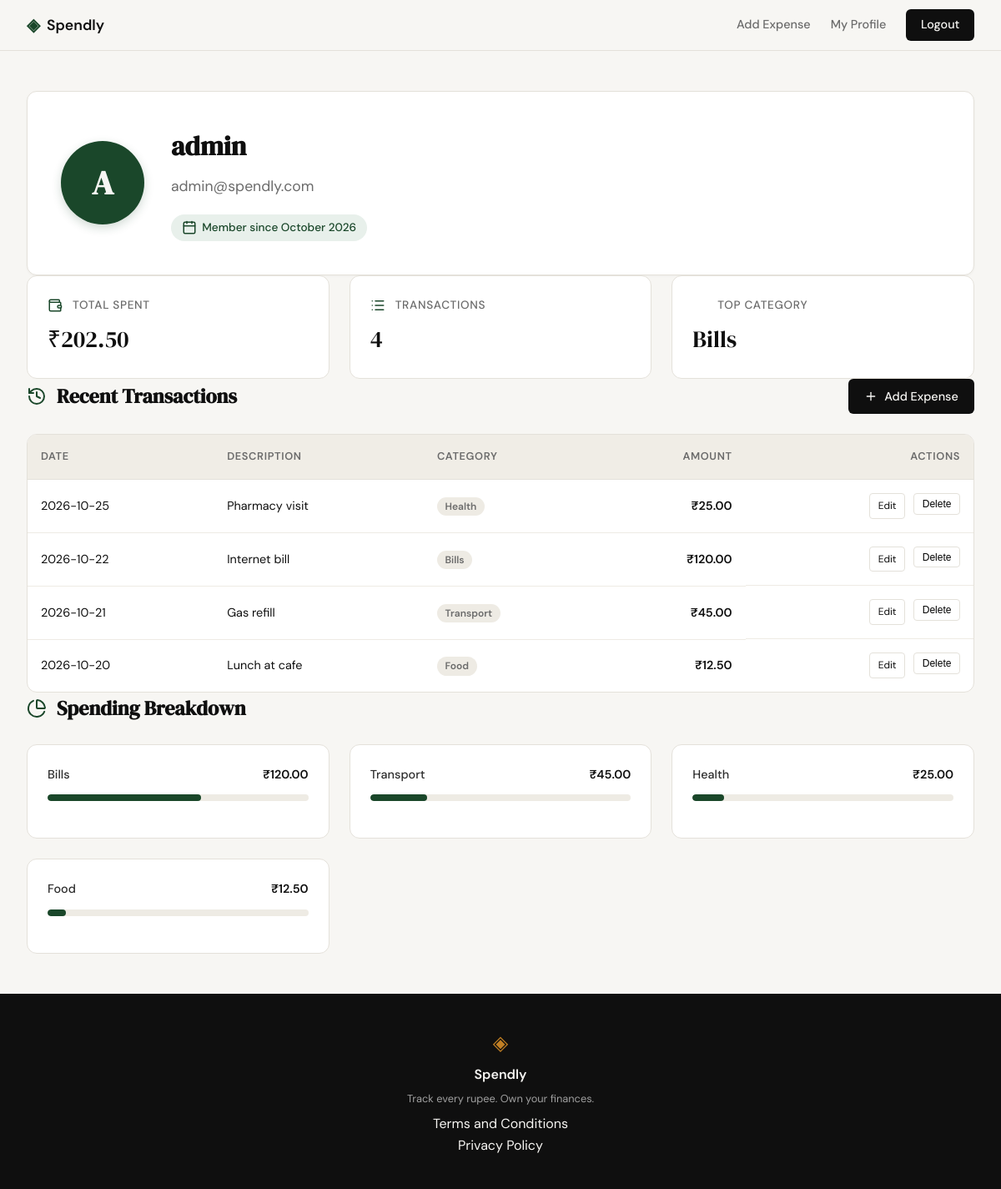
Screenshot of /profile (signed in) with the database file from the repository.
### tables this page shows
CREATE TABLE users (
                id INTEGER PRIMARY KEY AUTOINCREMENT,
                username TEXT UNIQUE NOT NULL,
                password TEXT NOT NULL,
                email TEXT UNIQUE NOT NULL,
                created_at TEXT DEFAULT (datetime('now'))
            );

CREATE TABLE expenses (
                id INTEGER PRIMARY KEY AUTOINCREMENT,
                user_id INTEGER NOT NULL,
                amount REAL NOT NULL,
                category TEXT NOT NULL,
                description TEXT,
                date TEXT NOT NULL,
                created_at TEXT DEFAULT (datetime('now')),
                FOREIGN KEY (user_id) REFERENCES users (id) ON DELETE CASCADE
            );

### app.py (the view)
@app.route("/profile")
@login_required
def profile():
    user_id = session.get('user_id')
    date_from = request.args.get('date_from')
    date_to = request.args.get('date_to')
    preset = request.args.get('preset')
    today = datetime.now()
    if preset == 'this_month':
        date_to = today.strftime('%Y-%m-%d')
        date_from = today.replace(day=1).strftime('%Y-%m-%d')
    elif preset == 'last_3':
        date_to = today.strftime('%Y-%m-%d')
        date_from = (today - timedelta(days=90)).strftime('%Y-%m-%d')
    elif preset == 'last_6':
        date_to = today.strftime('%Y-%m-%d')
        date_from = (today - timedelta(days=180)).strftime('%Y-%m-%d')
    elif preset == 'all':
        date_from = date_to = None
    valid_from = None
    valid_to = None
    try:
        if date_from:
            datetime.strptime(date_from, '%Y-%m-%d')
            valid_from = date_from
        if date_to:
            datetime.strptime(date_to, '%Y-%m-%d')
            valid_to = date_to
    except ValueError:
        valid_from = valid_to = None
    if valid_from and valid_to and valid_from > valid_to:
        flash("Start date must be before end date.", "error")
        valid_from = valid_to = None
    user = get_user_by_id(user_id)
    stats = get_summary_stats(user_id, valid_from, valid_to)
    transactions = get_recent_transactions(user_id, date_from=valid_from, date_to=valid_to)
    categories = get_category_breakdown(user_id, valid_from, valid_to)
    return render_template(
        "profile.html",
        user=user,
        stats=stats,
        transactions=transactions,
        categories=categories,
        date_from=valid_from,
        date_to=valid_to,
        active_preset=preset
    )

### app.py (called while the page is built)
def login_required(f):
    @wraps(f)
    def decorated_function(*args, **kwargs):
        if 'user_id' not in session:
            flash("Please log in to access this page.", "error")
            return redirect(url_for('login'))
        return f(*args, **kwargs)
    return decorated_function

### database/db.py (called while the page is built)
def get_db():
    conn = sqlite3.connect(DATABASE, factory=_ClosingConnection)
    conn.row_factory = sqlite3.Row
    conn.execute("PRAGMA foreign_keys = ON;")
    return conn

    def __exit__(self, exc_type, exc_value, traceback):
        try:
            return super().__exit__(exc_type, exc_value, traceback)
        finally:
            self.close()

### database/queries.py (called while the page is built)
def get_user_by_id(user_id):
    with get_db() as conn:
        user = conn.execute(
            "SELECT username, email, created_at FROM users WHERE id = ?",
            (user_id,)
        ).fetchone()
        if not user:
            return None
        try:
            dt = datetime.strptime(user['created_at'], '%Y-%m-%d %H:%M:%S')
            member_since = dt.strftime('%B %Y')
        except (ValueError, TypeError):
            member_since = "Unknown"
        return {
            "name": user['username'],
            "email": user['email'],
            "member_since": member_since
        }

def get_recent_transactions(user_id, limit=10, date_from=None, date_to=None):
    with get_db() as conn:
        query = "SELECT id, date, description, category, amount FROM expenses WHERE user_id = ?"
        params = [user_id]
        if date_from and date_to:
            query += " AND date BETWEEN ? AND ?"
            params.extend([date_from, date_to])
        query += " ORDER BY date DESC, created_at DESC LIMIT ?"
        params.append(limit)
        rows = conn.execute(query, params).fetchall()
        return [
            {
                "id": row['id'],
                "date": row['date'],
                "description": row['description'],
                "category": row['category'],
                "amount": f"{row['amount']:,.2f}"
            }
            for row in rows
        ]

### templates/profile.html (shortened to what this page needs)
{% extends "base.html" %}
{% block head %}
<link rel="stylesheet" href="{{ url_for('static', filename='css/profile.css') }}">
{% endblock %}
{% block content %}
<section class="profile-section">
    <div class="profile-container">
        <div class="profile-header">
            <div class="profile-avatar">
                {{ user.name[0] | upper }}
            </div>
            <div class="profile-info">
                <h1 class="profile-name">{{ user.name }}</h1>
                <p class="profile-email">{{ user.email }}</p>
                <span class="profile-badge">
                    <i data-lucide="calendar" class="stat-icon"></i>
                    Member since {{ user.member_since }}
                </span>
            </div>
        </div>
        <div class="stats-grid">
            <div class="stat-card">
                <div class="stat-header">
                    <i data-lucide="wallet" class="stat-icon"></i>
                    Total Spent
                </div>
                <span class="stat-value">₹{{ stats.total_spent }}</span>
            </div>
            <div class="stat-card">
                <div class="stat-header">
                    <i data-lucide="list" class="stat-icon"></i>
                    Transactions
                </div>
                <span class="stat-value">{{ stats.transaction_count }}</span>
            </div>
            <div class="stat-card">
                <div class="stat-header">
                    <i data-lucide, "tag" class="stat-icon"></i>
                    Top Category
                </div>
                <span class="stat-value">{{ stats.top_category }}</span>
            </div>
        </div>
        <div class="data-section">
            <div class="section-header">
                <h2 class="section-title">
                    <i data-lucide="history" class="section-icon"></i>
                    Recent Transactions
                </h2>
                <a href="{{ url_for('add_expense') }}" class="btn-add">
                    <i data-lucide="plus" style="width: 16px; height: 16px;"></i>
                    Add Expense
                </a>
            </div>
            <div class="tx-table-container">
                <table class="tx-table">
                    <thead>
                        <tr>
                            <th>Date</th>
                            <th>Description</th>
                            <th>Category</th>
                            <th style="text-align: right;">Amount</th>
                            <th style="text-align: right;">Actions</th>
                        </tr>
                    </thead>
                    <tbody>
                        {% for tx in transactions %}
                        <tr>
                            <td>{{ tx.date }}</td>
                            <td>{{ tx.description }}</td>
                            <td><span class="tx-cat-badge">{{ tx.category }}</span></td>
                            <td class="tx-amount">₹{{ tx.amount }}</td>
                            <td class="action-cell">
                                <a href="{{ url_for('edit_expense', id=tx.id) }}" class="btn-action btn-action-edit">Edit</a>
                                <form method="POST" action="{{ url_for('delete_expense', id=tx.id) }}"
                                      style="display:inline" onsubmit="return confirm('Delete this expense?')">
                                    <button type="submit" class="btn-action btn-action-delete">Delete</button>
                                </form>
                            </td>
                        </tr>
                        {% endfor %}
                    </tbody>
                </table>
            </div>
        </div>
        <div class="data-section">
            <div class="section-header">
                <h2 class="section-title">
                    <i data-lucide="pie-chart" class="section-icon"></i>
                    Spending Breakdown
                </h2>
            </div>
            <div class="breakdown-grid">
                {% for cat in categories %}
                <div class="breakdown-card">
                    <div class="breakdown-row">
                        <div class="breakdown-info">
                            <span class="breakdown-label">{{ cat.name }}</span>
                            <span class="breakdown-value">₹{{ cat.amount }}</span>
                        </div>
                        <div class="progress-track">
                            <div class="progress-fill" style="width: {{ cat.percentage }}%;"></div>
                        </div>
                    </div>
                </div>
                {% endfor %}
            </div>
        </div>
    </div>
</section>
{% endblock %}

### templates/base.html (shortened to what this page needs)
<!DOCTYPE html>
<html lang="en">
<head>
    <link rel="stylesheet" href="{{ url_for('static', filename='css/style.css') }}">
    {% block head %}{% endblock %}
</head>
<body class="app-body">
    <nav class="navbar">
        <div class="nav-inner">
            <a href="{{ url_for('landing') }}" class="nav-brand">
                <span class="brand-icon">◈</span>
                <span class="brand-name">Spendly</span>
            </a>
            <div class="nav-links">
                {% if session.get('user_id') %}
                    <a href="{{ url_for('add_expense') }}">Add Expense</a>
                    <a href="{{ url_for('profile') }}">My Profile</a>
                    <a href="{{ url_for('logout') }}" class="nav-cta">Logout</a>
                {% else %}
                    <a href="{{ url_for('login') }}">Sign in</a>
                    <a href="{{ url_for('register') }}" class="nav-cta">Get started</a>
                {% endif %}
            </div>
        </div>
    </nav>
    <main class="main-content">
        {% block content %}{% endblock %}
    </main>
    <footer class="footer">
        <div class="footer-inner">
            <span class="brand-icon">◈</span>
            <span class="footer-name">Spendly</span>
            <p class="footer-copy">Track every rupee. Own your finances.</p>
            <div class="footer-links">
                <a href="{{ url_for('terms') }}">Terms and Conditions</a><br>
                <a href="{{ url_for('privacy') }}">Privacy Policy</a>
            </div>
        </div>
    </footer>
</body>
</html>

### static/css/style.css (style rules this page uses)
:root { --ink: #0f0f0f; --ink-soft: #2d2d2d; --ink-muted: #6b6b6b; --ink-faint: #a0a0a0; --paper: #f7f6f3; --paper-warm: #f0ede6; --paper-card: #ffffff; --accent: #1a472a; --accent-light: #e8f0eb; --accent-2: #c17f24; --accent-2-light: #fdf3e3; --danger: #c0392b; --danger-light: #fdecea; --border: #e4e1da; --border-soft: #eeebe4; --font-display: 'DM Serif Display', Georgia, serif; --font-body: 'DM Sans', system-ui, sans-serif; --max-width: 1200px; --auth-width: 440px; --radius-sm: 6px; --radius-md: 12px; --radius-lg: 20px; }
*, *::before, *::after { box-sizing: border-box; margin: 0; padding: 0; }
html { font-size: 16px; scroll-behavior: smooth; }
body { background: var(--paper); color: var(--ink); font-family: var(--font-body); font-size: 1rem; line-height: 1.6; -webkit-font-smoothing: antialiased; }
a { color: inherit; text-decoration: none; }
.navbar { position: sticky; top: 0; z-index: 100; background: var(--paper); border-bottom: 1px solid var(--border); padding: 0 2rem; }
.nav-inner { max-width: var(--max-width); margin: 0 auto; height: 60px; display: flex; align-items: center; justify-content: space-between; }
.nav-brand { display: flex; align-items: center; gap: 0.5rem; font-family: var(--font-body); font-weight: 600; font-size: 1.1rem; color: var(--ink); }
.brand-icon { color: var(--accent); font-size: 1.3rem; }
.brand-name { color: var(--ink); }
.nav-links { display: flex; align-items: center; gap: 1.5rem; font-size: 0.9rem; font-weight: 500; }
.nav-links a { color: var(--ink-muted); transition: color 0.2s; }
.nav-cta { background: var(--ink) !important; color: var(--paper) !important; padding: 0.45rem 1.1rem; border-radius: var(--radius-sm); transition: background 0.2s !important; }
.main-content { min-height: calc(100vh - 60px - 100px); }
.footer { background: var(--ink); color: var(--paper); padding: 2.5rem 2rem; text-align: center; }
.footer-inner { display: flex; flex-direction: column; align-items: center; gap: 0.4rem; }
.footer .brand-icon { color: var(--accent-2); font-size: 1.5rem; }
.footer-name { font-weight: 600; font-size: 1rem; }
.footer-copy { font-size: 0.8rem; color: var(--ink-faint); }

### rows the page displays
users: username "A", name "admin", email "admin@spendly.com"
expenses: top_category "Bills", date "2026-10-22", description "Internet bill", category "Bills", amount "120.00", name "Bills", {{ cat.percentage }} 59 (drawn)
expenses: date "2026-10-25", description "Pharmacy visit", category "Health", amount "25.00", name "Health", {{ cat.percentage }} 12 (drawn)
expenses: date "2026-10-21", description "Gas refill", category "Transport", amount "45.00", name "Transport", {{ cat.percentage }} 22 (drawn)
expenses: date "2026-10-20", description "Lunch at cafe", category "Food", amount "12.50", name "Food", {{ cat.percentage }} 7 (drawn)

### other values shown
{{ user.member_since }} "October 2026"
{{ stats.total_spent }} "202.50"
{{ stats.transaction_count }} "4"
